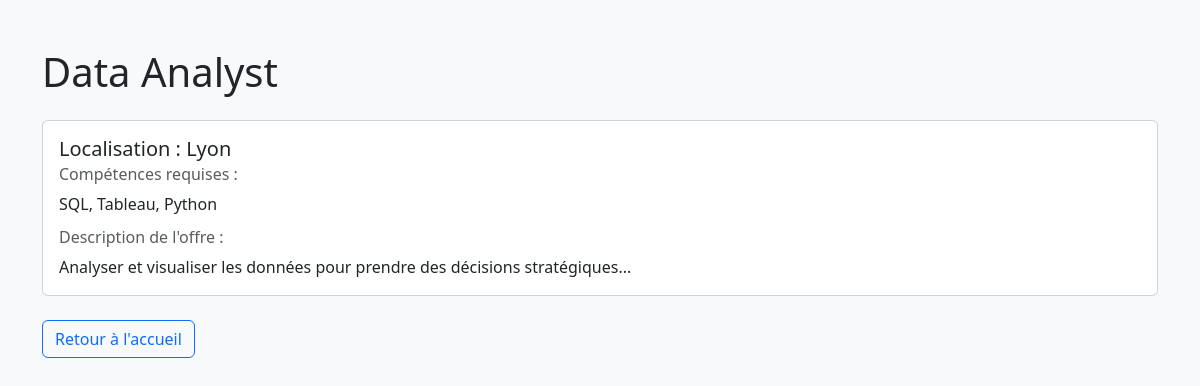
The app's page /offre/2 with its own data.
### app.py (models this page shows)
class OffreEmploi(db.Model):
    id = db.Column(db.Integer, primary_key=True)
    titre = db.Column(db.String(100), nullable=False)
    description = db.Column(db.String(500), nullable=False)
    localisation = db.Column(db.String(100), nullable=False)
    competences = db.Column(db.String(200), nullable=False)
    date_publication = db.Column(db.String(50), nullable=False)
    questions = db.Column(JSON, nullable=True)

### app.py (the view)
@app.route("/offre/<int:offre_id>")
def view_offre(offre_id):
    offre = OffreEmploi.query.get_or_404(offre_id)
    return render_template("view_offre.html", offre=offre)

### templates/view_offre.html (shortened to what this page needs)
<!DOCTYPE html>
<html lang="fr">
<head>
    <link href="https://cdn.jsdelivr.net/npm/bootstrap@5.3.0/dist/css/bootstrap.min.css" rel="stylesheet">
</head>
<body class="bg-light">
    <div class="container mt-5">
        <h1 class="mb-4">{{ offre.titre }}</h1>
        <div class="card mb-4">
            <div class="card-body">
                <h5 class="card-title">Localisation : {{ offre.localisation }}</h5>
                <h6 class="card-subtitle mb-2 text-muted">Compétences requises :</h6>
                <p class="card-text">{{ offre.competences }}</p>
                <h6 class="card-subtitle mb-2 text-muted">Description de l'offre :</h6>
                <p class="card-text">{{ offre.description }}</p>
            </div>
        </div>
        <a href="{{ url_for('home') }}" class="btn btn-outline-primary">Retour à l'accueil</a>
    </div>
</body>
</html>

### records on screen
OffreEmploi: titre "Data Analyst", localisation "Lyon", competences "SQL, Tableau, Python", description "Analyser et visualiser les données pour prendre des décisions stratégiques..."
